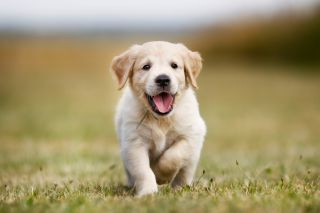
#> input picture pupper.jpg, 320 x 213 px
$ python 6_blurring.py -i pupper.jpg
#> lines starting #> are read from the running program, lines starting #| are printed output that depends on the picture
# Run : python 6_blurring.py -i pupper.jpg
from matplotlib import pyplot as plt
import numpy as np
import argparse
import cv2
import imutils

ap = argparse.ArgumentParser()
ap.add_argument("-i", "--image", required=True, help="Path to image")
args = vars(ap.parse_args())  # this is  dictionary!
# load the image
image = cv2.imread(args["image"])  # returns a numpy array with image data
#> image is the input picture: shape (213, 320, 3); mean B, G, R 110.9, 150.6, 163.8
# h,w = image.shape[:2]
# cv2.rectangle(image, (0,0),(7,h), (0,0,255), -1) # to see the effect of edge loss
cv2.imshow("Original", image)

'''
Blurring!
* Method 1 - averaging
    define a (k x k) sliding window[known as a conv. kernel] [k is odd], which slides
    left-right&top-down[everywhere], and the pixel at the center
    of this window will be the avg of all the other pixels in the window

'''

# let's stack 3 images with different values of k and compare em
blurred = np.hstack([
    cv2.blur(image, (3, 3)),
    cv2.blur(image, (5, 5)),
    cv2.blur(image, (7, 7)),
])
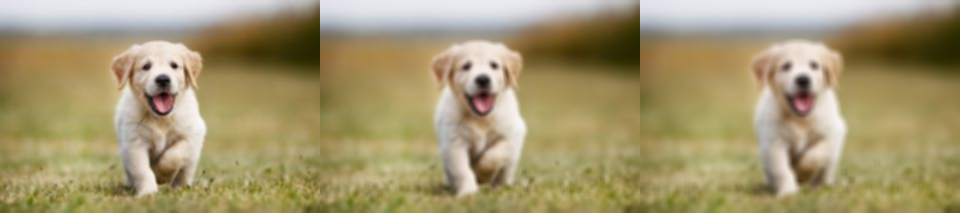
#> blurred: shape (213, 960, 3); mean B, G, R 110.9, 150.6, 163.8
cv2.imshow("Averaged w averaging", blurred)

'''
* Method 2 - Gaussian blur
    the pixel at the center of this window will be the
    *weighted *avg of all the other pixels in the window
    (more weight if pixel closer to pixel at center of the kernel).
    Looks more "natural"
'''
blurred = np.hstack([
    # last param is sigmaX. If zero, opencv automatically calculates it based on kernel size
    cv2.GaussianBlur(image, (3, 3), 0),
    cv2.GaussianBlur(image, (5, 5), 0),
    cv2.GaussianBlur(image, (7, 7), 0),
])
cv2.imshow("Averaged w Gaussian blur", blurred)
'''
Method 3 : median blur:
    >Replace central pixel with the *median* of the neighbourhood
    >Effective at removing salt-and-pepper noise from image.
    >Different from avg and gaussian as the selected pixel *will*
    exist in the neighbourhood. [may not exist if you're taking a plain average]
    >Doesn't look like a "motion" blur,, just removes a layer of detail and noise
'''
blurred = np.hstack([
    cv2.medianBlur(image, 3),
    cv2.medianBlur(image, 5),
    cv2.medianBlur(image, 7)])
cv2.imshow("Median blur", blurred)


'''
Uptil now, since we are using kernels of size (k,k),
we lose edges of the image[of k pixels all round], because the center
of the square only begins k pixels in.
The method below maintains edges.
Method 4: bilateral blurring:
    > uses 2 normal/gaussian distributions
    > a square kernel not used. Instead, the size and number of neighbours
    is determined by one of the normal distributions
    > the second normal dist models pixel intensity, much like in gaussian blur.
    > Drawback: it's slow compared to ones above.
.
'''

# In the first filter, 5 is diameter of pixel neighbourhood.
# 21 is colorSigma. large = more colors while calc blur
# the next 21 is SpaceSigma. Large = further pixels can influence blur(if similar color)
blurred = np.hstack([
    cv2.bilateralFilter(image, 5, 21, 21),
    cv2.bilateralFilter(image, 7, 31, 31),
    cv2.bilateralFilter(image, 9, 41, 41)
])
cv2.imshow("Bilateral", blurred)


cv2.waitKey(0)
